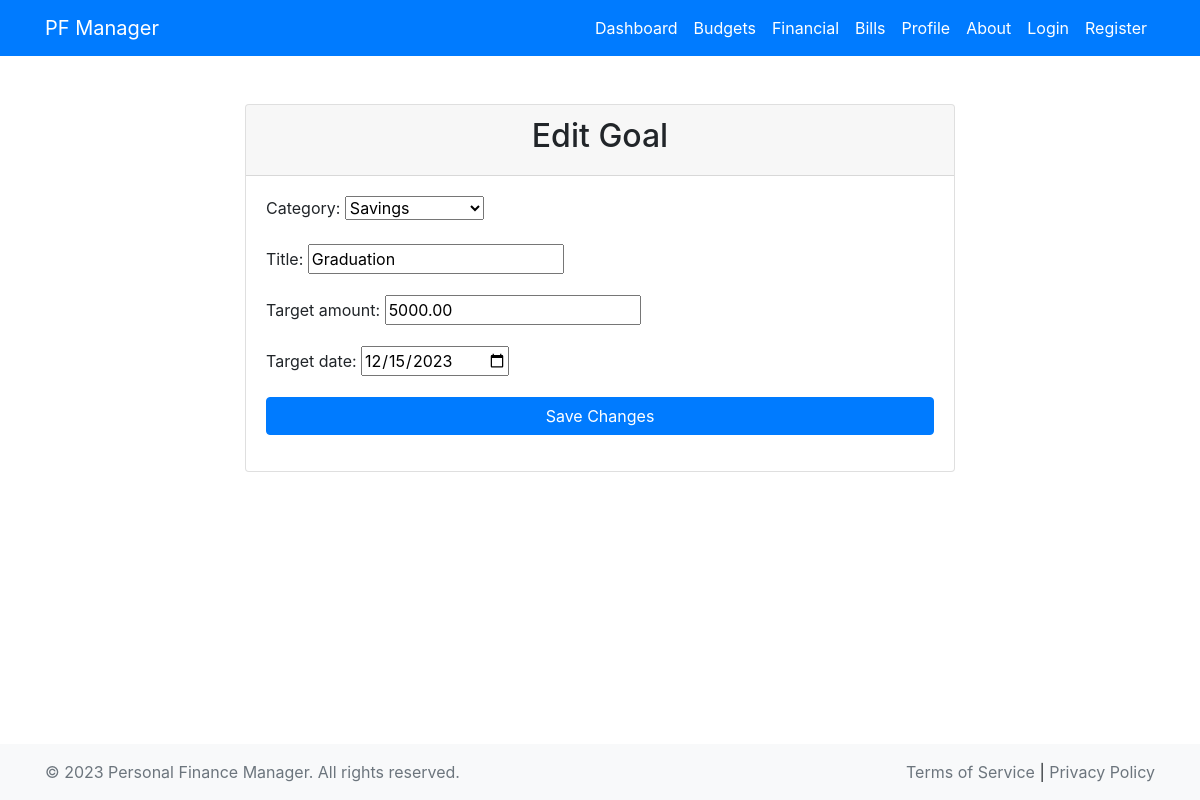
Page /edit_goal/1/ on the committed database.
### money/models.py (models this page shows, shortened)
class Goal(models.Model):
    CATEGORY_CHOICES = [
        ('savings', 'Savings'),
        ('investments', 'Investments'),
        ('debt_reduction', 'Debt Reduction'),
    ]
    user = models.ForeignKey(User, on_delete=models.CASCADE)
    title = models.CharField(max_length=100)
    description = models.TextField()
    target_amount = models.DecimalField(max_digits=10, decimal_places=2)
    target_date = models.DateField()
    category = models.CharField(max_length=20, choices=CATEGORY_CHOICES, default='savings') # Add default value
    current_amount = models.DecimalField(max_digits=10, decimal_places=2, default=0)

### money/views.py (the view)
# urls.py: path('edit_goal/<int:goal_id>/', views.edit_goal, name='edit_goal'),
def edit_goal(request, goal_id):
    goal = get_object_or_404(Goal, pk=goal_id)
    if request.method == 'POST':
        form = GoalForm(request.POST, instance=goal)
        if form.is_valid():
            form.save()
            return redirect('view_goals')
    else:
        form = GoalForm(instance=goal)
    return render(request, 'money/edit_goal.html', {'form': form, 'goal': goal})

### money/forms.py
class GoalForm(forms.ModelForm):
    class Meta:
        model = Goal
        fields = ['category', 'title', 'target_amount', 'target_date'] # Include the category field
        widgets = {
            'target_date': forms.DateInput(attrs={'type': 'date'}),
        }

### money/templates/money/edit_goal.html (shortened to what this page needs)
{% extends 'money/base.html' %}
{% block content %}
<div class="container">
  <div class="row">
    <div class="col-md-8 mx-auto">
      <div class="card">
        <div class="card-header">
          <h2 class="text-center">Edit Goal</h2>
        </div>
        <div class="card-body">
          <form method="post">
            {{ form.as_p }}
            <div class="form-group">
              <button type="submit" class="btn btn-primary btn-block">Save Changes</button>
            </div>
          </form>
        </div>
      </div>
    </div>
  </div>
</div>
{% endblock %}

### money/templates/money/base.html (style rules this page uses)
html, body { height: 100%; }

### rows in the picture
Goal: category "Savings", title "Graduation", target_amount "5000.00", target_date "12/15/2023"
